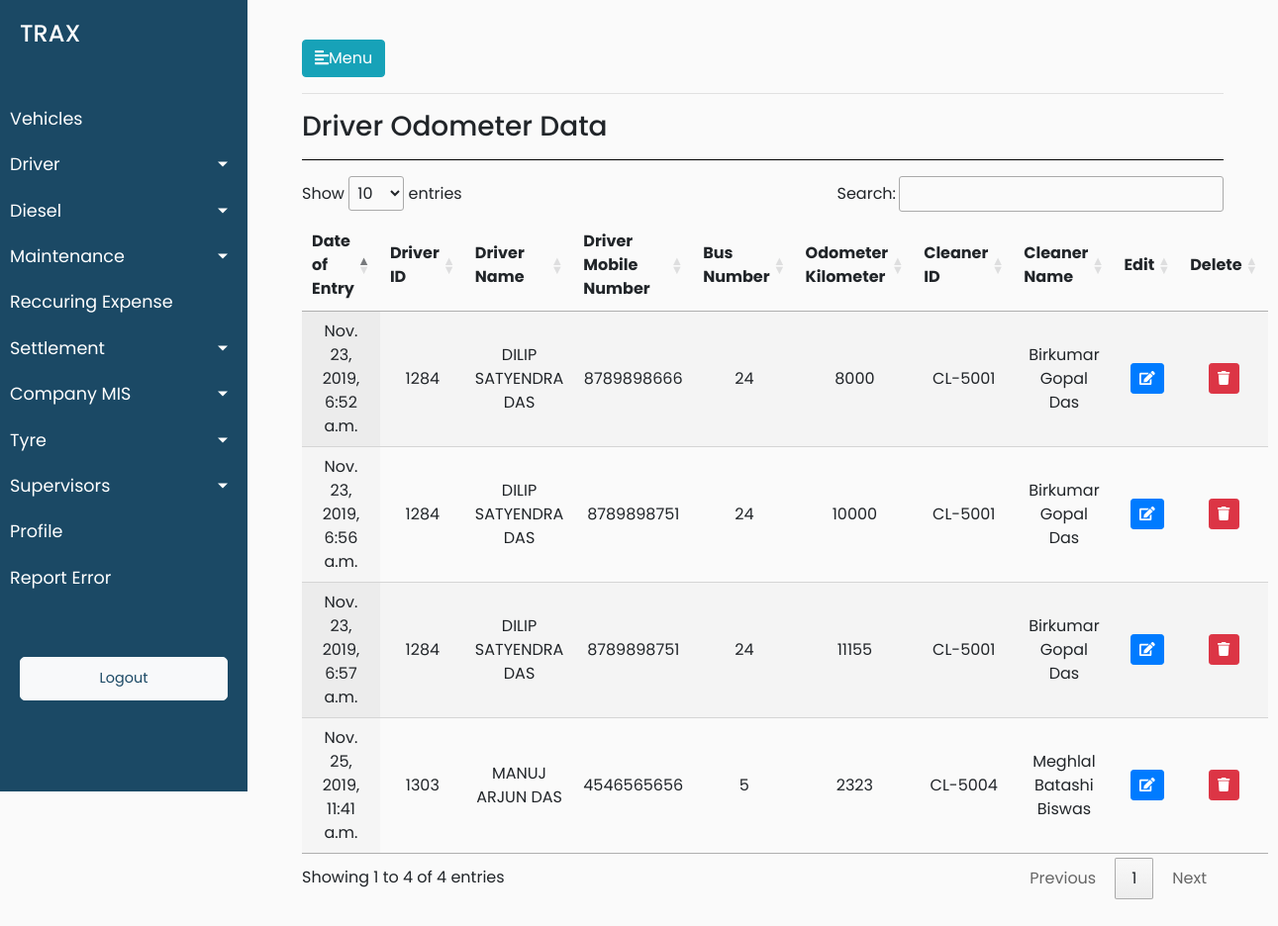
Before: /driver/driver_odometer (signed in) with the older database file.
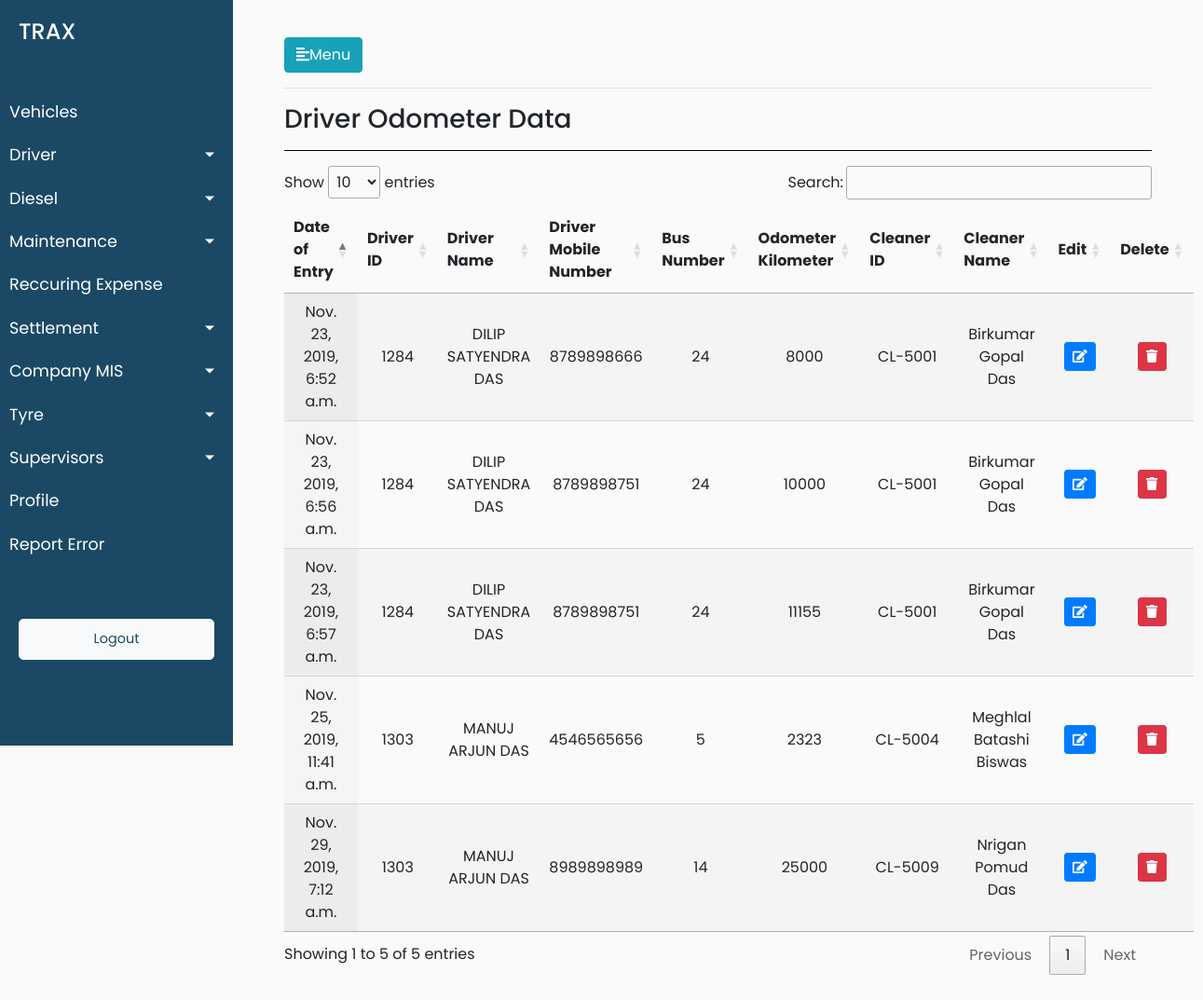
After: the same page with the newer database file.
### trax_vehicle_manager_data/models.py (models this page shows, shortened)
class Drivers_Odometer_Data(models.Model):
        drivers_odometer_data_date_of_entry = models.DateTimeField(default=timezone.now)
        drivers_odometer_data_driver_id = models.ForeignKey(Drivers, on_delete = models.CASCADE)
        drivers_odometer_data_mobile_number = models.CharField(max_length=12,blank=True)
        drivers_odometer_data_vehicle_number = models.ForeignKey(Vehicles, on_delete = models.CASCADE,blank=True, null=True)
        drivers_odometer_data_odometer_kilometer = models.CharField(max_length=12,blank=True)
        drivers_odometer_data_cleaner_id = models.ForeignKey(Cleaners, on_delete = models.CASCADE,blank=True, null=True)
        class Meta:
                verbose_name_plural = "Drivers Odometer List"
                verbose_name = "Driver's Odometer"

class Drivers(models.Model):
        driver_reference_no = models.IntegerField()
        driver_driver_name = models.CharField(max_length=264,default="")
        driver_vehicle_short_number = models.CharField(max_length=12,blank=True)
        driver_vehicle_number = models.CharField(max_length=12,blank=True)
        driver_vehicle_type = models.CharField(max_length=264,blank=True)
        vehicle_type_of_module = models.CharField(max_length=264,blank=True)
        driver_joining_date = models.DateTimeField(default=timezone.now)
        driver_license_number = models.CharField(max_length=264,blank=True)
        driver_aadhar_number = models.CharField(max_length=264,blank=True,default="")
        driver_contact_number = models.CharField(max_length=264,blank=True,default="")
        driver_pan_number = models.CharField(max_length=264,blank=True,default="")
        driver_address_proof = models.CharField(max_length=264,blank=True,default="")
        driver_photoid_proof = models.CharField(max_length=264,blank=True,default="")
        driver_driver_bank_name = models.CharField(max_length=264,default="")
        driver_bank_name = models.CharField(max_length=264,blank=True,default="")
        driver_bank_account_number = models.CharField(max_length=264,blank=True)
        driver_ban_ifsc_code = models.CharField(max_length=264,blank=True,default="")
        driver_bank_branch = models.CharField(max_length=264,blank=True,default="")
        driver_alternate_contact_number=models.CharField(max_length=264,blank=True,default="")
        driver_license_residence_address=models.CharField(max_length=264,blank=True,default="")
        driver_aadhar_card_residence_address=models.CharField(max_length=264,blank=True,default="")
        driver_years_of_experience = models.CharField(max_length=264,blank=True,default="")
        driver_last_employer_name = models.CharField(max_length=264,blank=True,default="")
        driver_years_with_kruze_or_aaron = models.CharField(max_length=264,blank=True,default="")
        def __str__(self):
                return str(self.driver_reference_no)

class Vehicles(models.Model):
        vehicle_ownership_choices = (('ATPL','ATPL'),('AT','AT'),('CT','CT'))
        vehicle_ownership_name = models.CharField(choices=vehicle_ownership_choices,max_length=900,default="AT")
        vehicle_id = models.CharField(max_length=900,blank=True)
        vehicle_number = models.CharField(max_length=900,blank=True)
        vehicle_card_number = models.CharField(max_length=900,blank=True)
        vehicle_seating_capacity = models.CharField(max_length=900,blank=True)
        minimum_average = models.CharField(max_length=900,blank=True)
        incremental_average = models.CharField(max_length=900,blank=True)
        vehicle_current_status = models.CharField(max_length=900,blank=True)
        vehicle_buying_date = models.DateTimeField(blank=True)
        vehicle_type = models.CharField(max_length=900,blank=True)
        vehicle_ownership = models.CharField(max_length=900,blank=True)
        vehicle_ownership_details = models.CharField(max_length=900,blank=True)
        vehicle_manufacturer = models.CharField(max_length=900,blank=True)
        vehicle_registered_number = models.CharField(max_length=900,blank=True)
        driver_id = models.ForeignKey(Drivers, on_delete = models.CASCADE)
        cleaner_id = models.ForeignKey(Cleaners, on_delete = models.CASCADE)
        def __str__(self):
            return str(self.pk)
        class Meta:
                verbose_name_plural = "Vehicles Master List"
                verbose_name = "Vehicle"

class Cleaners(models.Model):
    cleaner_Id = models.CharField(max_length=900,blank=True)
    cleaner_Name = models.CharField(max_length=900,blank=True)
    cleaner_Age = models.CharField(max_length=900,blank=True)
    cleaner_License_Number = models.CharField(max_length=900,blank=True)
    cleaner_Address = models.CharField(max_length=900,blank=True)
    cleaner_Contact_Number = models.CharField(max_length=900,blank=True)
    cleaner_Salary = models.CharField(max_length=900,blank=True)
    cleaner_joining_date = models.DateTimeField(blank=True)
    cleaner_aadhar_number = models.CharField(max_length=900,blank=True)
    cleaner_pan_number = models.CharField(max_length=900,blank=True)
    cleaner_alternate_contact_number = models.CharField(max_length=900,blank=True)
    cleaner_address_proof = models.CharField(max_length=900,blank=True)
    cleaner_photo_id_proof = models.CharField(max_length=900,blank=True)
    class Meta:
        verbose_name_plural = "Cleaners Master List"
        verbose_name = "Cleaner"

### trax_vehicle_manager_data/views.py (the view)
# urls.py: path('driver/driver_odometer',views.driver_odometer,name='driver_odometer'),
@login_required(login_url='/login')
def driver_odometer(request):
    driver_odometer_objects = Drivers_Odometer_Data.objects.all()
    data = {'driver_odometer_list': driver_odometer_objects}
    return render(request,'trax_vehicle_manager_data/driver_odometer.html',data)

### trax_vehicle_manager_data/templates/trax_vehicle_manager_data/driver_odometer.html (shortened to what this page needs)
{% extends 'trax_vehicle_manager_data/base.html' %}
{% load static %}
{% block stylesheets %}
<link rel="stylesheet" href="//cdn.datatables.net/1.10.19/css/jquery.dataTables.min.css">
{% endblock stylesheets %}
{% block content %}
<hr>
<h3>Driver Odometer Data</h3>
<hr style="background-color: black">
<div>
    <table id="test_table" class="display" style="width:100%;text-align: center">
        <thead>
            <tr>
                <th>Date of Entry</th>
                <th>Driver ID</th>
                <th>Driver Name</th>
                <th>Driver Mobile Number</th>
                <th>Bus Number</th>
                <th>Odometer Kilometer</th>
                <th>Cleaner ID</th>
                <th>Cleaner Name</th>
                <th>Edit</th>
                <th>Delete</th>
            </tr>
        </thead>
        <tbody>
            {% for odometer in driver_odometer_list %}
            <tr>
                <td>{{odometer.drivers_odometer_data_date_of_entry}}</td>
                <td>{{odometer.drivers_odometer_data_driver_id}}</td>
                <td>{{odometer.drivers_odometer_data_driver_id.driver_driver_name}}</td>
                <td>{{odometer.drivers_odometer_data_mobile_number}}</td>
                <td>{{odometer.drivers_odometer_data_vehicle_number}}</td>
                <td>{{odometer.drivers_odometer_data_odometer_kilometer}}</td>
                <td>{{odometer.drivers_odometer_data_cleaner_id.cleaner_Id}}</td>
                <td>{{odometer.drivers_odometer_data_cleaner_id.cleaner_Name}}</td>
                <td>
					<button type="button" class="update-data-entered btn btn-sm btn-primary" data-id="{% url 'trax_vehicle_manager_data:update_driver_odometer_data' pk=odometer.pk  %}">
					<span class="fa fa-edit"></span>
					</button>
				</td>
				<td>
					<button type="button" class="delete-data-entered btn btn-sm btn-danger" data-id="{% url 'trax_vehicle_manager_data:delete_driver_odometer_data' pk=odometer.pk  %}">
					<span class="fa fa-trash"></span>
					</button>
				</td>
            </tr>
            {% endfor %}
        </tbody>
    </table>
</div>
{% endblock %}

Changed rows visible on the page:
added Drivers_Odometer_Data: drivers_odometer_data_date_of_entry "Nov. 29, 2019, 7:12 a.m.", drivers_odometer_data_driver_id "1303", drivers_odometer_data_driver_id.driver_driver_name "MANUJ ARJUN DAS", drivers_odometer_data_mobile_number "8989898989", drivers_odometer_data_vehicle_number "14", drivers_odometer_data_odometer_kilometer "25000", drivers_odometer_data_cleaner_id.cleaner_Id "CL-5009", drivers_odometer_data_cleaner_id.cleaner_Name "Nrigan Pomud Das"
Other visible differences:
text written by a page script: "Show entries Search: Showing 1 to 4 of 4 entries Previous 1 Next" → "Show entries Search: Showing 1 to 5 of 5 entries Previous 1 Next"
